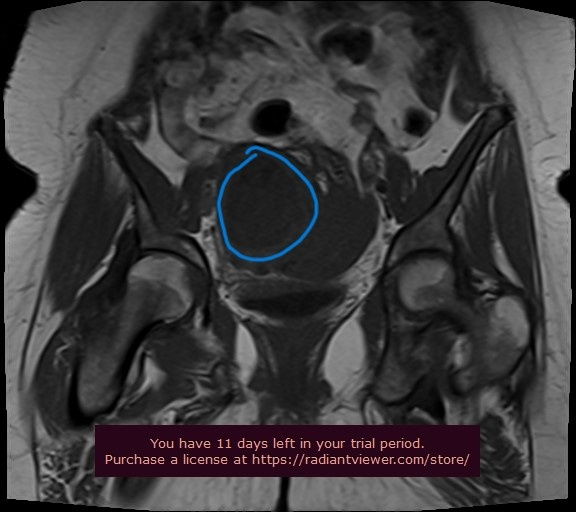
#> input picture task_1/Task 1/input2.jpg, 576 x 512 px, given in place of test.jpg, which was not available
$ jupyter execute --allow-errors OpenCV.ipynb   (older library calls are emulated)   (text cells are left out)
#> lines starting #> are read from the running program, lines starting #| are printed output that depends on the picture; after the words box and inside, x2 and y2 are one past the last pixel; in counts of white or black regions, pixels touching at a corner belong together; pictures that were not available may be replaced by others from this repository, and a replacement may not be noted
[cell 1]
import cv2
import numpy as np
import matplotlib.pyplot as plt

[cell 2]
img=cv2.imread('test.jpg')
#> img is the input picture: shape (512, 576, 3); mean B, G, R 60.3, 58.8, 60.9

[cell 3]
type(img)

[cell 4]
img.shape # height , width , channel
#> Out = (512, 576, 3)

[cell 5]
plt.imshow(img)
plt.show()

[cell 6]
cv2.imshow('image',img)
cv2.waitKey(0)
cv2.destroyAllWindows()

[cell 7]
img_RGB=cv2.cvtColor(img,cv2.COLOR_BGR2RGB)

[cell 8]
plt.imshow(img_RGB)

[cell 9]
cv2.imshow('image',img_RGB)
cv2.waitKey(0)
cv2.destroyAllWindows()

[cell 10]
img_GRAY=cv2.cvtColor(img,cv2.COLOR_BGR2GRAY)

[cell 11]
plt.imshow(img_GRAY,cmap='gray')
plt.show()

[cell 12]
cv2.imshow('image',img_GRAY)
cv2.waitKey(0)
cv2.destroyAllWindows()

[cell 13]
img_size=cv2.resize(img_RGB,dsize=(416,416)) # width , height
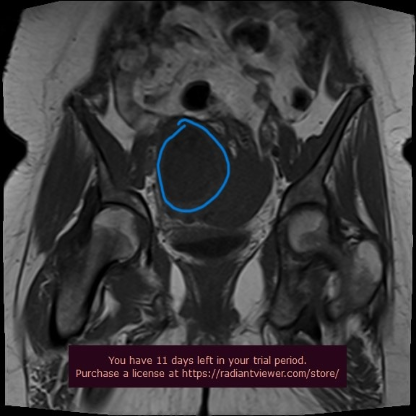
#> img_size: shape (416, 416, 3); mean R, G, B 60.8, 58.7, 60.2

[cell 14]
img_size.shape
#> Out = (416, 416, 3)

[cell 15]
plt.imshow(img_size)
plt.show()

[cell 16]
cv2.imshow('image',img_size)
cv2.waitKey(0)
cv2.destroyAllWindows()

[cell 17]
cv2.imwrite('saved_img.jpg',img_GRAY)
#> Out = True

[cell 18]
# Function to do nothing when the trackbar is used (placeholder)
def nothing(x):
    pass

# Load the image
image_path = 'nested-shapes.png'
image = cv2.imread(image_path)
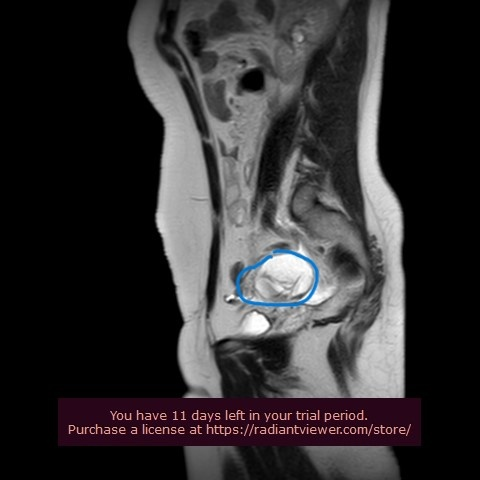
#> input picture task_1/Task 1/input1.jpg, 480 x 480 px, given in place of nested-shapes.png, which was not available
#> image is the input picture: shape (480, 480, 3); mean B, G, R 49.1, 47.6, 50.1

# Convert the image to HSV
hsv_image = cv2.cvtColor(image, cv2.COLOR_BGR2HSV)
#> hsv_image: shape (480, 480, 3); mean H, S, V 17, 19, 50.8

# Create a window to display the results
cv2.namedWindow('Trackbars')

# Create trackbars for adjusting the HSV range
cv2.createTrackbar('H Min', 'Trackbars', 0, 179, nothing)
cv2.createTrackbar('H Max', 'Trackbars', 179, 179, nothing)
cv2.createTrackbar('S Min', 'Trackbars', 0, 255, nothing)
cv2.createTrackbar('S Max', 'Trackbars', 255, 255, nothing)
cv2.createTrackbar('V Min', 'Trackbars', 0, 255, nothing)
cv2.createTrackbar('V Max', 'Trackbars', 255, 255, nothing)

while True:
    # Get the current positions of the trackbars
    h_min = cv2.getTrackbarPos('H Min', 'Trackbars')
    h_max = cv2.getTrackbarPos('H Max', 'Trackbars')
    s_min = cv2.getTrackbarPos('S Min', 'Trackbars')
    s_max = cv2.getTrackbarPos('S Max', 'Trackbars')
    v_min = cv2.getTrackbarPos('V Min', 'Trackbars')
    v_max = cv2.getTrackbarPos('V Max', 'Trackbars')
    print(h_min,h_max,s_min,s_max,v_min,v_max)
    # Create a mask based on the current HSV range
    lower_hsv = np.array([h_min, s_min, v_min])
    upper_hsv = np.array([h_max, s_max, v_max])
    mask = cv2.inRange(hsv_image, lower_hsv, upper_hsv)
#> mask: shape (480, 480); every value is 255

    # Apply the mask to get the result
    # image=[100,10,0,50] mask=[1,0,0,1] --> result = [100,0,0,50]
    result = cv2.bitwise_and(image, image, mask=mask)

    # Display the original, mask, and result
    cv2.imshow('Original Image', image)
    cv2.imshow('Mask', mask)
    cv2.imshow('Filtered Image', result)

    # Break the loop when 'q' is pressed
    if cv2.waitKey(1) & 0xFF == ord('q'):
#> (key q is pressed here)
        break

# Release resources
cv2.destroyAllWindows()

[cell 19]
np.unique(hsv_image)
#> Out = 256 values from 0 to 255

[cell 20]
np.unique(mask)
#> Out = [255]

[cell 21]
# helper function to display gray images
def imshow(img):
    plt.figure(figsize=(10, 10))
    plt.imshow(img, cmap='gray')
    plt.show()

[cell 22]
img = cv2.imread('sudoku.jpg')
img_gray = cv2.cvtColor(img, cv2.COLOR_BGR2GRAY)

imshow(img_gray)

[cell 23]
# blurring image to reduce noise
# try to comment this line and see the difference
# also try to change ksize
img_gray_blur = cv2.blur(img_gray, ksize=(7,7))

imshow(img_gray_blur)

[cell 24]
image = img_gray_blur.copy()

# Filter2D (Convolution Filter)
kernel = np.ones((5, 5), np.float32) / 25
filtered_image = cv2.filter2D(image, -1, kernel)


# Display results
cv2.imshow('Original Image', image)
cv2.imshow('Filtered Image (Filter2D)', filtered_image)

# Wait for a key press and close windows
cv2.waitKey(0)
cv2.destroyAllWindows()

[cell 25]
# Gaussian Blur
gaussian_blur = cv2.GaussianBlur(image, (5, 5), sigmaX = 0)

# Display results
cv2.imshow('Original Image', image)
cv2.imshow('Gaussian Blur', gaussian_blur)

# Wait for a key press and close windows
cv2.waitKey(0)
cv2.destroyAllWindows()

[cell 26]
img = cv2.imread('Grey.jpg')
#> (the rest of this cell did not finish here and is left out)

[cell 27]
# Bilateral Filter
bilateral_filter = cv2.bilateralFilter(image, d=9, sigmaColor=75, sigmaSpace= 75)
# Display results
cv2.imshow('Original Image', image)
cv2.imshow('Bilateral Filter', bilateral_filter)

# Wait for a key press and close windows
cv2.waitKey(0)
cv2.destroyAllWindows()

[cell 28]
img = cv2.imread('noise.png')
#> (the rest of this cell did not finish here and is left out)

[cell 29]
image = img_gray.copy()
# Erosion
kernel = np.ones((5, 5), np.uint8)
eroded_image = cv2.erode(image, kernel, iterations=4)
# Display results
cv2.imshow('Original Image', image)
cv2.imshow('Eroded Image', eroded_image)

# Wait for a key press and close windows
cv2.waitKey(0)
cv2.destroyAllWindows()

[cell 30]
image = img_gray.copy()
# Dilation
kernel = np.ones((5, 5), np.uint8)
dilated_image = cv2.dilate(image, kernel, iterations=3)
# Display results
cv2.imshow('Original Image', image)
cv2.imshow('Dilated Image', dilated_image)

# Wait for a key press and close windows
cv2.waitKey(0)
cv2.destroyAllWindows()

[cell 31]
image = img_gray.copy()
# Opening (Erosion followed by Dilation)
opening = cv2.morphologyEx(image, cv2.MORPH_OPEN, kernel)

# Display results
cv2.imshow('Original Image', image)
cv2.imshow('Opening', opening)

# Wait for a key press and close windows
cv2.waitKey(0)
cv2.destroyAllWindows()

[cell 32]
image = img_gray.copy()
# Closing (Dilation followed by Erosion)
closing = cv2.morphologyEx(image, cv2.MORPH_CLOSE, kernel)
# Display results
cv2.imshow('Original Image', image)
cv2.imshow('Closing', closing)

# Wait for a key press and close windows
cv2.waitKey(0)
cv2.destroyAllWindows()

[cell 33]
image = img_gray.copy()
# Sobel X and Sobel Y
sobel_x = cv2.Sobel(image, cv2.CV_64F, 1, 0, ksize=5)
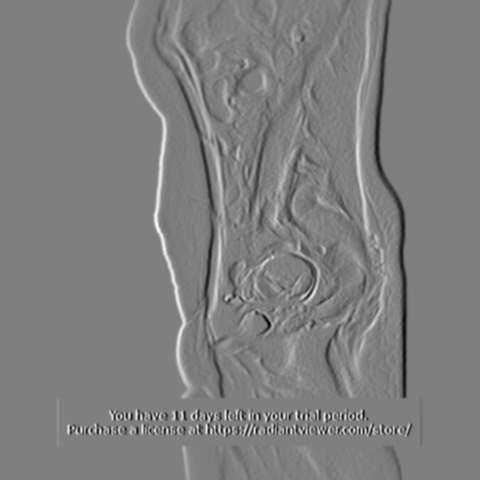
#> sobel_x: shape (480, 480) float64; min -7305, max 7323, mean 0; drawn with min black and max white
sobel_y = cv2.Sobel(image, cv2.CV_64F, 0, 1, ksize=5)
# Display results
cv2.imshow('Original Image', image)
cv2.imshow('Sobel X', sobel_x)
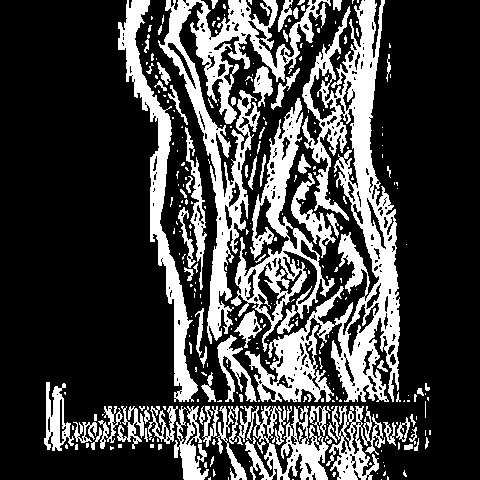
#> window 'Sobel X': shape (480, 480); 26.5% white; 301 white regions (223 under 20 px), largest, box (x1, y1, x2, y2) and area: (245, 0, 400, 402) 18493, (158, 0, 331, 344) 11392, (231, 98, 335, 352) 6191
cv2.imshow('Sobel Y', sobel_y)

# Wait for a key press and close windows
cv2.waitKey(0)
cv2.destroyAllWindows()

[cell 34]
image = img_gray.copy()
# Laplacian
laplacian = cv2.Laplacian(image, cv2.CV_64F)
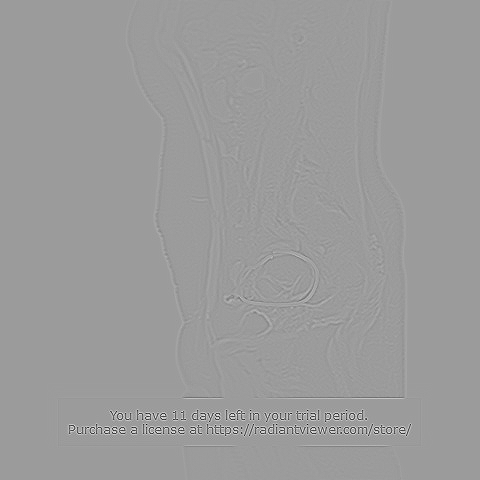
#> laplacian: shape (480, 480) float64; min -571, max 364, mean 0; drawn with min black and max white
# Display results
cv2.imshow('Original Image', image)
cv2.imshow('Laplacian', laplacian)
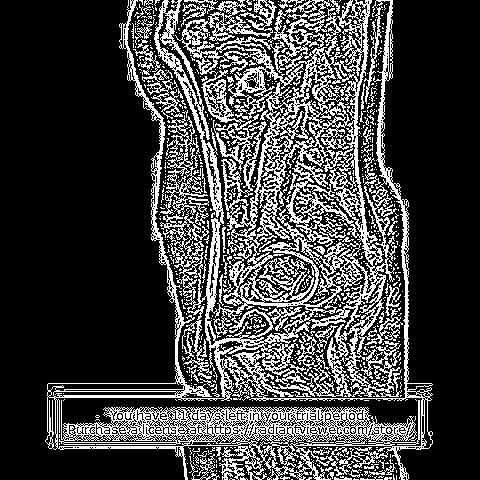
#> window 'Laplacian': shape (480, 480); 25.3% white in thin lines or dots, all inside (x1, y1, x2, y2) = (45, 0, 433, 480)
# Wait for a key press and close windows
cv2.waitKey(0)
cv2.destroyAllWindows()

[cell 35]
image = img_gray.copy()
img_canny = cv2.Canny(img_gray, threshold1=25, threshold2=127)
#> img_canny: shape (480, 480); 7.6% white in thin lines or dots, all inside (x1, y1, x2, y2) = (68, 0, 422, 480)
imshow(img_canny)

[cell 36]
ret, img_bin = cv2.threshold(img_gray, 127, 255, cv2.THRESH_BINARY_INV)
#> img_bin: shape (480, 480); 82.5% white; 163 black regions (134 under 20 px), largest, box (x1, y1, x2, y2) and area: (137, 57, 364, 398) 28656, (348, 17, 404, 398) 9790, (325, 229, 358, 251) 161
imshow(img_bin)

[cell 37]
# Apply global thresholding for comparison
_, global_thresh = cv2.threshold(img_gray, 127, 255, cv2.THRESH_BINARY)

# Apply adaptive mean thresholding
adaptive_thresh_mean = cv2.adaptiveThreshold(img_gray, 255, cv2.ADAPTIVE_THRESH_MEAN_C,
                                             cv2.THRESH_BINARY, 11, 2)
#> adaptive_thresh_mean: shape (480, 480); 75.9% white; 563 black regions (415 under 20 px), largest, box (x1, y1, x2, y2) and area: (53, 0, 426, 480) 24659, (223, 0, 386, 386) 12906, (227, 242, 342, 319) 1768

# Apply adaptive Gaussian thresholding
adaptive_thresh_gaussian = cv2.adaptiveThreshold(img_gray, 255, cv2.ADAPTIVE_THRESH_GAUSSIAN_C,
                                                 cv2.THRESH_BINARY, 11, 2)
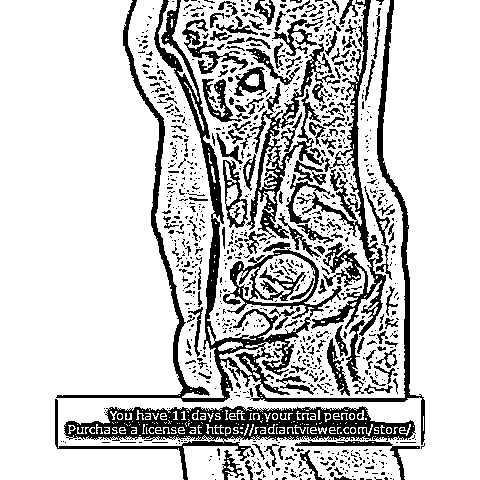
#> adaptive_thresh_gaussian: shape (480, 480); 78.9% white; 998 black regions (833 under 20 px), largest, box (x1, y1, x2, y2) and area: (56, 0, 425, 445) 13701, (55, 399, 416, 480) 7962, (302, 0, 386, 336) 4483

# Display the images
"""print('Original Image')
imshow(img_gray)
print('Global Thresholding' )
imshow(global_thresh)
print('Adaptive Mean Thresholding' )
imshow(adaptive_thresh_mean)
print('Adaptive Gaussian Thresholding')
imshow(adaptive_thresh_gaussian)"""

# Display the images
cv2.imshow('Original Image', img_gray)
cv2.imshow('Global Thresholding', global_thresh)
cv2.imshow('Adaptive Mean Thresholding', adaptive_thresh_mean)
cv2.imshow('Adaptive Gaussian Thresholding', adaptive_thresh_gaussian)

# Wait for a key press and close the windows
cv2.waitKey(0)
cv2.destroyAllWindows()

[cell 38]
ret, img_otsu = cv2.threshold(img_gray, 0, 255, cv2.THRESH_OTSU)
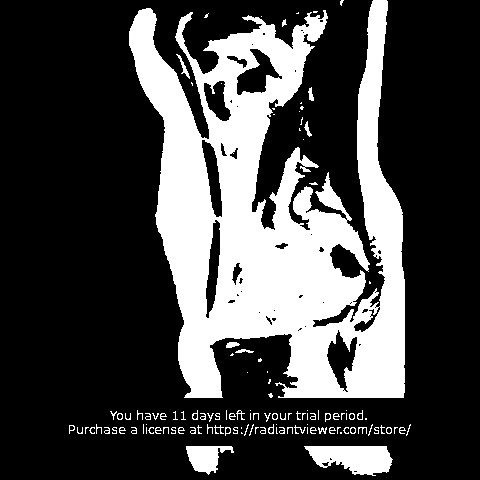
#> img_otsu: shape (480, 480); 27.5% white; 121 white regions (68 under 20 px), largest, box (x1, y1, x2, y2) and area: (129, 0, 405, 398) 58744, (304, 446, 393, 476) 1851, (186, 446, 234, 475) 808
#> ret = 78
imshow(img_otsu)

[cell 39]
ret
#> Out = 78

[cell 40]
img_invert = 255 - img_otsu
#> img_invert: shape (480, 480); 72.5% white; 121 black regions (68 under 20 px)
imshow(img_invert)

[cell 41]
def imread(img_path):
#> called with img_path = 'nested-shapes.png'
    img = cv2.imread(img_path)
    return cv2.cvtColor(img, cv2.COLOR_BGR2RGB)

def rgb2gray(img):
    return cv2.cvtColor(img, cv2.COLOR_RGB2GRAY)

def rgb2bin(img):
    img = rgb2gray(img)
    t, img_bin = cv2.threshold(img, 0, 255, cv2.THRESH_OTSU|cv2.THRESH_BINARY_INV)
#> t = 78
    return img_bin

def imshow(img, figsize=(10, 10)):
    plt.figure(figsize=figsize)
    plt.imshow(img, cmap='gray')
    plt.show()

[cell 42]
img_shapes = imread('nested-shapes.png')
imshow(img_shapes)

[cell 43]
img_shapes_bin = rgb2bin(img_shapes)
imshow(img_shapes_bin)

[cell 44]
contours, _ = cv2.findContours(img_shapes_bin, cv2.RETR_TREE, cv2.CHAIN_APPROX_NONE)
#> contours = 187 contours, 91 with area under 20; largest, box (x1, y1, x2, y2) and area: (0, 0, 480, 480) 164977, (303, 445, 394, 477) 1977, (237, 49, 282, 95) 902, (185, 445, 235, 476) 881, (327, 330, 357, 392) 818

img_copy = img_shapes.copy()
cv2.drawContours(img_copy, contours, -1, (255, 0, 255), 2)
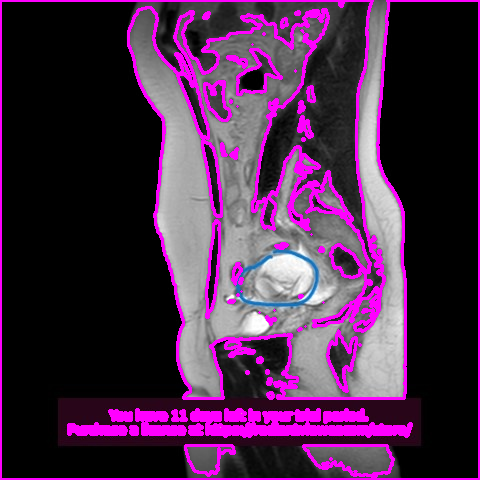
#> img_copy: shape (480, 480, 3); mean R, G, B 74.2, 40.5, 74.1
imshow(img_copy)

[cell 45]
contours[4]
#> Out = [[272, 318], [272, 319], [273, 320], [274, 320], [275, 319], [275, 318], [274, 318], [273, 318]]

[cell 46]
contours[4].shape
#> Out = (8, 1, 2)

[cell 47]
(x, y, w, h) = cv2.boundingRect(contours[6])
#> x = 259; y = 312; w = 1; h = 1

img_copy = img_shapes.copy()
cv2.rectangle(img_copy, (x, y), (x+w, y+h), (255, 0, 0), 2)
#> img_copy: shape (480, 480, 3); mean R, G, B 50.1, 47.6, 49
imshow(img_copy)

[cell 48]
cv2.contourArea(contours[0])
#> Out = 0.5

[cell 49]
if cv2.contourArea(contours[0]) > 2500 :
    print(cv2.contourArea(contours[0]))

[cell 50]
cv2.arcLength(contours[0],True)
#> Out = 3.41

[cell 51]
# Create a blank image (black background)
image = np.zeros((512, 512, 3), np.uint8)

[cell 52]
# Draw a Line
start_point = (50, 50)
end_point = (400, 50)
color = (255, 0, 0)  # Blue color in BGR
thickness = 5
cv2.line(image, start_point, end_point, color, thickness)

# Display the image
cv2.imshow('Shapes', image)

# Wait for a key press and close the windows
cv2.waitKey(0)
cv2.destroyAllWindows()

[cell 53]
# Draw a Rectangle
top_left = (50, 100)
bottom_right = (400, 250)
color = (0, 255, 0)  # Green color in BGR
thickness = 3
cv2.rectangle(image, top_left, bottom_right, color, thickness)
#> image: shape (512, 512, 3)

# Display the image
cv2.imshow('Shapes', image)

# Wait for a key press and close the windows
cv2.waitKey(0)
cv2.destroyAllWindows()

[cell 54]
# Draw a Circle
center = (300, 300)
radius = 50
color = (0, 0, 255)  # Red color in BGR
thickness = -1  # Filled circle
cv2.circle(image, center, radius, color, thickness)

# Display the image
cv2.imshow('Shapes', image)

# Wait for a key press and close the windows
cv2.waitKey(0)
cv2.destroyAllWindows()

[cell 55]
# Draw a Polygon
points = np.array([[100, 300], [200, 400], [300, 300], [250, 250]], np.int32)
points = points.reshape((-1, 1, 2))  # Required format for polylines
cv2.polylines(image, [points], isClosed=True, color=(255, 0, 255), thickness=3)

# Display the image
cv2.imshow('Shapes', image)

# Wait for a key press and close the windows
cv2.waitKey(0)
cv2.destroyAllWindows()

[cell 56]
# Draw Text
font = cv2.FONT_HERSHEY_SIMPLEX
text = "OpenCV Drawing"
position = (10, 450)
font_scale = 1
color = (255, 255, 255)  # White color
thickness = 2
cv2.putText(image, text, position, font, font_scale, color, thickness, cv2.LINE_AA)
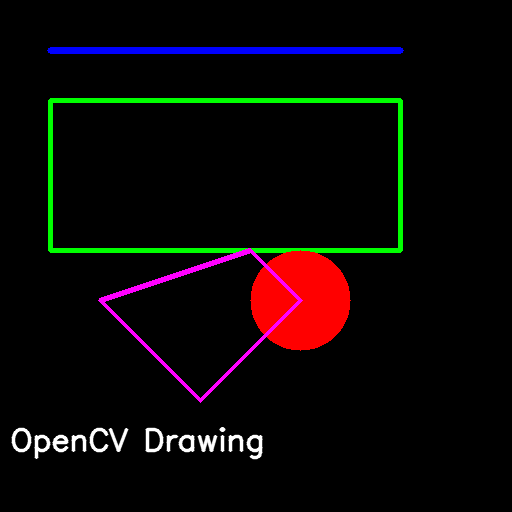
#> image: shape (512, 512, 3); mean of channels 0, 1, 2 6.5, 6.8, 11.4; drawn as B, G, R

# Display the image
cv2.imshow('Shapes', image)

# Wait for a key press and close the windows
cv2.waitKey(0)
cv2.destroyAllWindows()

[cell 57]
cap=cv2.VideoCapture(0)

[cell 58]
cap.isOpened()

[cell 59]
ret,image = cap.read()

[cell 60]
ret
#> Out = True

[cell 61]
image

[cell 62]
cap=cv2.VideoCapture(0)
while cap.isOpened() :
    ret,image=cap.read()
    if ret == False :
        break

    if cv2.waitKey(1)==ord('q'):
#> (key q is pressed here)
        break
    cv2.imshow('video',image)
cap.release()
cv2.destroyAllWindows()

[cell 63]
cap=cv2.VideoCapture(0)
while cap.isOpened() :
    ret,image=cap.read()
    img_RGB=cv2.cvtColor(image,cv2.COLOR_BGR2RGB)
    if ret == False :
        break

    if cv2.waitKey(1)==ord('q'):
#> (key q is pressed here)
        break
    img_BGR=cv2.cvtColor(img_RGB,cv2.COLOR_RGB2BGR)
    cv2.imshow('video',img_BGR)
cap.release()
cv2.destroyAllWindows()

[cell 64]
cap=cv2.VideoCapture(0)

cap.set(3,1280)
cap.set(4,720)

frame_width = int(cap.get(3))
frame_height = int(cap.get(4))

size = (frame_width, frame_height)


result = cv2.VideoWriter('filename.avi',
                         cv2.VideoWriter_fourcc(*'MJPG'),
                         10, size)

while cap.isOpened() :
    ret,image=cap.read()
    if ret == False :
        break

    if cv2.waitKey(1)==ord('q'):
#> (key q is pressed here)
        break

    result.write(image)
    cv2.imshow('video',image)

cap.release()
result.release()
cv2.destroyAllWindows()

[cell 65]
cap=cv2.VideoCapture('filename.avi')
while cap.isOpened() :
    ret,image=cap.read()
    if ret == False :
        break

    if cv2.waitKey(10)==ord('q'):
#> (key q is pressed here)
